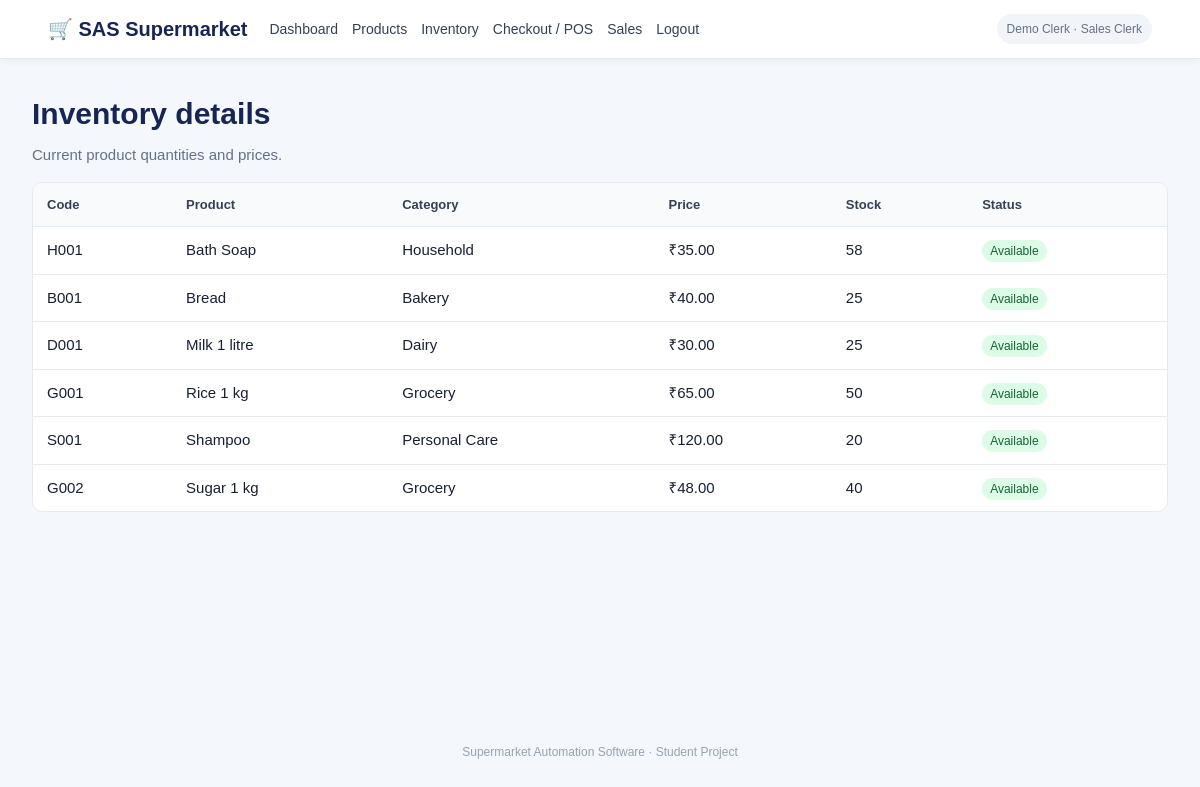
The page /inventory (signed in) on the database its author committed.
### tables this page shows
CREATE TABLE products (
            id INTEGER PRIMARY KEY AUTOINCREMENT,
            code TEXT UNIQUE NOT NULL,
            name TEXT NOT NULL,
            category TEXT NOT NULL,
            price REAL NOT NULL CHECK(price >= 0),
            stock INTEGER NOT NULL DEFAULT 0 CHECK(stock >= 0),
            supplier TEXT DEFAULT ''
        );

### app.py (the view)
@app.route("/inventory")
@roles_required("manager", "vendor", "sales_clerk")
def inventory():
    with get_db() as db:
        rows = db.execute("SELECT * FROM products ORDER BY name").fetchall()
    return render_template("inventory.html", products=rows)

### app.py (called while the page is built)
def get_db():
    conn = sqlite3.connect(DB_PATH)
    conn.row_factory = sqlite3.Row
    conn.execute("PRAGMA foreign_keys = ON")
    return conn

def login_required(view):
    @wraps(view)
    def wrapped(*args, **kwargs):
        if "user_id" not in session:
            flash("Please log in first.", "warning")
            return redirect(url_for("login"))
        return view(*args, **kwargs)
    return wrapped

def roles_required(*roles):
    def decorator(view):
        @wraps(view)
        @login_required
        def wrapped(*args, **kwargs):
            if session.get("role") not in roles:
                flash("You do not have permission to access that page.", "danger")
                return redirect(url_for("dashboard"))
            return view(*args, **kwargs)
        return wrapped
    return decorator

@app.context_processor
def inject_globals():
    return {"current_user": session.get("name"), "current_role": session.get("role")}

### templates/inventory.html (shortened to what this page needs)
{% extends "base.html" %}{% block content %}
<h1>Inventory details</h1><p class="muted">Current product quantities and prices.</p>
<div class="table-wrap"><table><tr><th>Code</th><th>Product</th><th>Category</th><th>Price</th><th>Stock</th><th>Status</th>{% if current_role=='manager' %}<th>Update</th>{% endif %}</tr>
{% for p in products %}<tr><td>{{ p.code }}</td><td>{{ p.name }}</td><td>{{ p.category }}</td><td>₹{{ '%.2f'|format(p.price) }}</td><td>{{ p.stock }}</td><td>{% if p.stock < 10 %}<span class="status low">Low stock</span>{% else %}<span class="status ok">Available</span>{% endif %}</td>
</tr>{% endfor %}
</table></div>{% endblock %}

### static/style.css (style rules this page uses)
:root { --navy:#172554;--blue:#2563eb;--bg:#f4f7fb;--text:#172033;--muted:#667085;--line:#e5eaf1 }
* { box-sizing:border-box }
body { margin:0;background:var(--bg);color:var(--text);font:15px/1.5 Arial,Helvetica,sans-serif }
h1 { font-size:30px;margin:0 0 8px;color:var(--navy) }
p { margin:8px 0 }
.muted { color:var(--muted) }
.table-wrap { overflow-x:auto;background:white;border:1px solid var(--line);border-radius:10px;margin:15px 0 }
table { border-collapse:collapse;width:100%;min-width:600px }
th,td { text-align:left;padding:12px 14px;border-bottom:1px solid var(--line) }
th { background:#f8fafc;color:#344054;font-size:13px }
tr:last-child td { border-bottom:0 }
.status { padding:4px 8px;border-radius:20px;font-size:12px }
.status.ok { background:#dcfce7;color:#166534 }

### rows shown on the page
products: code "H001", name "Bath Soap", category "Household", price "35.00", stock "58", shows "Available"
products: code "B001", name "Bread", category "Bakery", price "40.00", stock "25", shows "Available"
products: code "D001", name "Milk 1 litre", category "Dairy", price "30.00", stock "25", shows "Available"
products: code "G001", name "Rice 1 kg", category "Grocery", price "65.00", stock "50", shows "Available"
products: code "S001", name "Shampoo", category "Personal Care", price "120.00", stock "20", shows "Available"
products: code "G002", name "Sugar 1 kg", category "Grocery", price "48.00", stock "40", shows "Available"

### other values the page prints
{{ current_user }} "Demo Clerk"
{{ current_role|replace('_',' ')|title }} "Sales Clerk"
